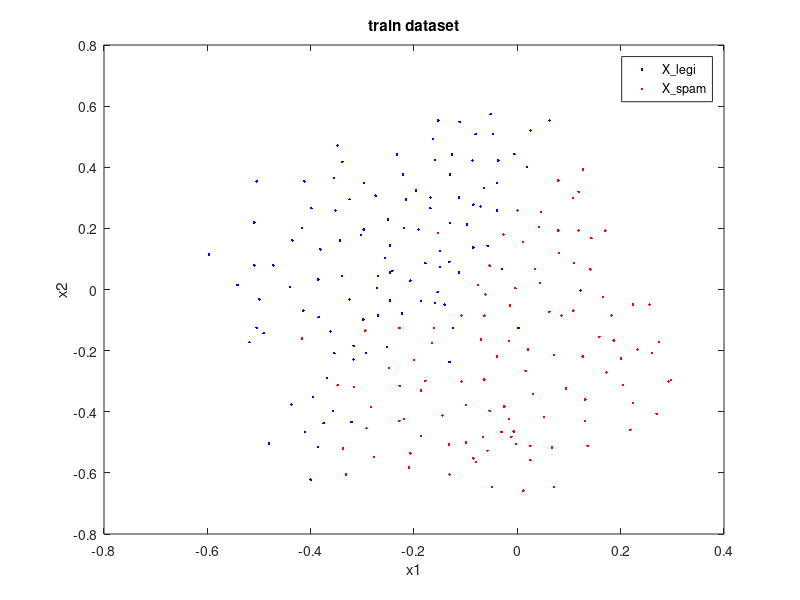

MATLAB code for this plot: (Note: this script raises an error after producing the figure.)
% Dohun Kim, 2021-10-10

close all;
clear;
clc;

% load training/test dataset
load('X_train.mat')
load('X_test.mat')

%% PS2-1 Linear Classification
% (a) m and dimension of x(i) ?
X_train = cat(1, X_legi, X_spam);
y_train = cat(1, y_legi, y_spam);

[m, dim] = size(X_train);
fprintf('m = %d, dimension of x(i) = %d\n', m, dim);

% (b) visualize data points
figure(1);
plot(X_legi(:, 1), X_legi(:, 2), 'b.'); hold on;
plot(X_spam(:, 1), X_spam(:, 2), 'r.');

xlabel('x1'); ylabel('x2');
title('train dataset');
legend('X\_legi', 'X\_spam');

% (c) solve linear classifier using CVX
ulsc = UnbiasedLeastSuaresClassifier;
ulsc = ulsc.optimize(X_train, y_train);

train_acc = ulsc.accuracy(X_train, y_train);
fprintf('train accuracy = %2.2f%%\n', train_acc * 100);

figure(2);
ulsc.plotResult(X_train, y_train);
title('Unbiased Least Suares Classifier');

%% PS2-3. Margin-based vs. Least-Squares
% (a) margin-based linear classifier
mblc = MarginBasedLinearClassifier;
mblc = mblc.optimize(X_train, y_train);

train_acc = mblc.accuracy(X_train, y_train);
fprintf('train accuracy = %2.2f%%\n', train_acc * 100);

figure(3);
mblc.plotResult(X_train, y_train);
title('Train error: Margin-based Linear Classifier');

% (b) least-squares classifier
lsc = LeastSquaresClassifier;
lsc = lsc.optimize(X_train, y_train);

train_acc = lsc.accuracy(X_train, y_train);
fprintf('train accuracy = %2.2f%%\n', train_acc * 100);

figure(4);
lsc.plotResult(X_train, y_train);
title('Train error: Least Squares Classifier');

% (c) compare test error
mblc_test_acc = mblc.accuracy(X_test, y_test);
lsc_test_acc = lsc.accuracy(X_test, y_test);
fprintf('test accuracy: mblc = %2.2f%%, ', mblc_test_acc * 100);
fprintf('lsc = %2.2f%%\n', lsc_test_acc * 100);

figure(5);
mblc.plotResult(X_test, y_test);
title('Test error: Margin-based Linear Classifier');

figure(6);
lsc.plotResult(X_test, y_test);
title('Test error: Least Squares Classifier');


%% PS2-4. Simplex algorithm
% (b) sanity check using CVX


cvx_begin
    variable 

cvx_end







